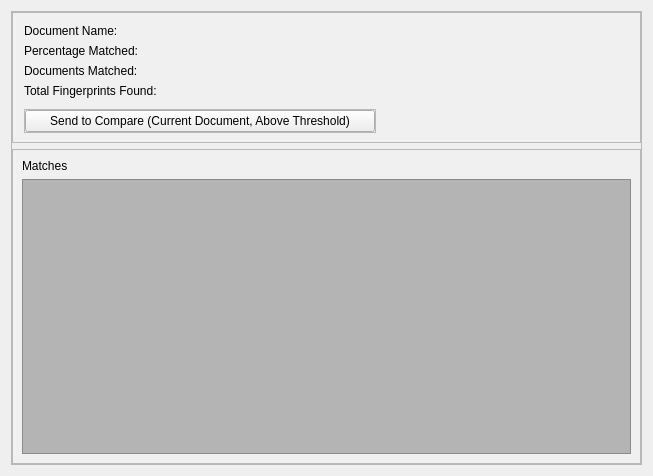
                  <widget class="QWidget" name="scrollAreaWidgetContents_2">
                   <property name="geometry">
                    <rect>
                     <x>0</x>
                     <y>0</y>
                     <width>653</width>
                     <height>476</height>
                    </rect>
                   </property>
                   <layout class="QGridLayout" name="gridLayout_15">
                    <item row="0" column="0">
                     <widget class="QFrame" name="frame_12">
                      <property name="sizePolicy">
                       <sizepolicy hsizetype="Expanding" vsizetype="Expanding">
                        <horstretch>0</horstretch>
                        <verstretch>0</verstretch>
                       </sizepolicy>
                      </property>
                      <property name="minimumSize">
                       <size>
                        <width>200</width>
                        <height>0</height>
                       </size>
                      </property>
                      <property name="baseSize">
                       <size>
                        <width>0</width>
                        <height>0</height>
                       </size>
                      </property>
                      <property name="frameShape">
                       <enum>QFrame::StyledPanel</enum>
                      </property>
                      <property name="frameShadow">
                       <enum>QFrame::Raised</enum>
                      </property>
                      <layout class="QVBoxLayout" name="verticalLayout_6">
                       <property name="leftMargin">
                        <number>0</number>
                       </property>
                       <property name="topMargin">
                        <number>0</number>
                       </property>
                       <property name="rightMargin">
                        <number>0</number>
                       </property>
                       <property name="bottomMargin">
                        <number>0</number>
                       </property>
                       <item>
                        <widget class="QFrame" name="frame_18">
                         <property name="styleSheet">
                          <string notr="true">background-color: rgb(240, 240, 240);</string>
                         </property>
                         <property name="frameShape">
                          <enum>QFrame::StyledPanel</enum>
                         </property>
                         <property name="frameShadow">
                          <enum>QFrame::Raised</enum>
                         </property>
                         <layout class="QGridLayout" name="gridLayout_17">
                          <property name="leftMargin">
                           <number>11</number>
                          </property>
                          <property name="topMargin">
                           <number>11</number>
                          </property>
                          <item row="6" column="0" alignment="Qt::AlignLeft">
                           <widget class="QFrame" name="frame_10">
                            <property name="frameShape">
                             <enum>QFrame::StyledPanel</enum>
                            </property>
                            <property name="frameShadow">
                             <enum>QFrame::Raised</enum>
                            </property>
                            <layout class="QHBoxLayout" name="horizontalLayout">
                             <property name="leftMargin">
                              <number>0</number>
                             </property>
                             <property name="topMargin">
                              <number>0</number>
                             </property>
                             <property name="rightMargin">
                              <number>0</number>
                             </property>
                             <property name="bottomMargin">
                              <number>0</number>
                             </property>
                             <item>
                              <widget class="QPushButton" name="pushButton_2">
                               <property name="minimumSize">
                                <size>
                                 <width>350</width>
                                 <height>0</height>
                                </size>
                               </property>
                               <property name="maximumSize">
                                <size>
                                 <width>400</width>
                                 <height>16777215</height>
                                </size>
                               </property>
                               <property name="styleSheet">
                                <string notr="true">background-color: none;</string>
                               </property>
                               <property name="text">
                                <string>Send to Compare (Current Document, Above Threshold)</string>
                               </property>
                              </widget>
                             </item>
                            </layout>
                           </widget>
                          </item>
                          <item row="1" column="0">
                           <widget class="QLabel" name="label_5">
                            <property name="text">
                             <string>Document Name:</string>
                            </property>
                           </widget>
                          </item>
                          <item row="4" column="0">
                           <widget class="QLabel" name="label_4">
                            <property name="text">
                             <string>Total Fingerprints Found: </string>
                            </property>
                           </widget>
                          </item>
                          <item row="3" column="0">
                           <widget class="QLabel" name="label_31">
                            <property name="text">
                             <string>Documents Matched:</string>
                            </property>
                           </widget>
                          </item>
                          <item row="2" column="0">
                           <widget class="QLabel" name="label_27">
                            <property name="text">
                             <string>Percentage Matched:</string>
                            </property>
                           </widget>
                          </item>
                          <item row="5" column="0">
                           <spacer name="verticalSpacer_3">
                            <property name="orientation">
                             <enum>Qt::Vertical</enum>
                            </property>
                            <property name="sizeType">
                             <enum>QSizePolicy::Fixed</enum>
                            </property>
                            <property name="sizeHint" stdset="0">
                             <size>
                              <width>10</width>
                              <height>5</height>
                             </size>
                            </property>
                           </spacer>
                          </item>
                         </layout>
                        </widget>
                       </item>
                       <item>
                        <widget class="QFrame" name="frame_22">
                         <property name="styleSheet">
                          <string notr="true">background-color: rgb(240, 240, 240);</string>
                         </property>
                         <property name="frameShape">
                          <enum>QFrame::StyledPanel</enum>
                         </property>
                         <property name="frameShadow">
                          <enum>QFrame::Raised</enum>
                         </property>
                         <layout class="QGridLayout" name="gridLayout_18">
                          <item row="0" column="0">
                           <widget class="QLabel" name="label_40">
                            <property name="text">
                             <string>Matches</string>
                            </property>
                           </widget>
                          </item>
                          <item row="1" column="0">
                           <widget class="QScrollArea" name="scrollArea_4">
                            <property name="styleSheet">
                             <string notr="true">background-color: rgb(180, 180, 180)
</string>
                            </property>
                            <property name="widgetResizable">
                             <bool>true</bool>
                            </property>
                            <widget class="QWidget" name="scrollAreaWidgetContents_4">
                             <property name="geometry">
                              <rect>
                               <x>0</x>
                               <y>0</y>
                               <width>603</width>
                               <height>238</height>
                              </rect>
                             </property>
                            </widget>
                           </widget>
                          </item>
                         </layout>
                        </widget>
                       </item>
                      </layout>
                     </widget>
                    </item>
                   </layout>
                  </widget>
